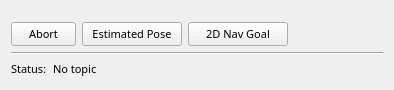
<?xml version="1.0" encoding="UTF-8"?>
<ui version="4.0">
 <class>move_base_config</class>
 <widget class="QWidget" name="move_base_config">
  <property name="geometry">
   <rect>
    <x>0</x>
    <y>0</y>
    <width>394</width>
    <height>90</height>
   </rect>
  </property>
  <property name="font">
   <font>
    <family>Sans Serif</family>
    <pointsize>8</pointsize>
   </font>
  </property>
  <property name="windowTitle">
   <string>Form</string>
  </property>
  <property name="styleSheet">
   <string notr="true"/>
  </property>
  <layout class="QVBoxLayout" name="verticalLayout">
   <item>
    <layout class="QHBoxLayout" name="horizontalLayout_1">
     <property name="topMargin">
      <number>11</number>
     </property>
     <item>
      <widget class="QPushButton" name="pushButtonAbort">
       <property name="minimumSize">
        <size>
         <width>65</width>
         <height>0</height>
        </size>
       </property>
       <property name="maximumSize">
        <size>
         <width>65</width>
         <height>16777215</height>
        </size>
       </property>
       <property name="toolTip">
        <string>&lt;html&gt;&lt;head/&gt;&lt;body&gt;&lt;p&gt;Abort [2D Nav Goal] execution&lt;/p&gt;&lt;/body&gt;&lt;/html&gt;</string>
       </property>
       <property name="text">
        <string>Abort</string>
       </property>
       <property name="icon">
        <iconset resource="../../mapviz/src/resources/icons.qrc">
         <normaloff>:/images/remove-icon-th.png</normaloff>:/images/remove-icon-th.png</iconset>
       </property>
      </widget>
     </item>
     <item>
      <widget class="QPushButton" name="pushButtonInitialPose">
       <property name="minimumSize">
        <size>
         <width>100</width>
         <height>0</height>
        </size>
       </property>
       <property name="maximumSize">
        <size>
         <width>110</width>
         <height>16777215</height>
        </size>
       </property>
       <property name="toolTip">
        <string>&lt;html&gt;&lt;head/&gt;&lt;body&gt;&lt;p&gt;Publish robot pose on topic [/initialpose]&lt;/p&gt;&lt;/body&gt;&lt;/html&gt;</string>
       </property>
       <property name="text">
        <string>Estimated Pose</string>
       </property>
       <property name="icon">
        <iconset resource="../../mapviz/src/resources/icons.qrc">
         <normaloff>:/images/green-arrow.png</normaloff>:/images/green-arrow.png</iconset>
       </property>
       <property name="checkable">
        <bool>true</bool>
       </property>
      </widget>
     </item>
     <item>
      <widget class="QPushButton" name="pushButtonGoalPose">
       <property name="minimumSize">
        <size>
         <width>100</width>
         <height>0</height>
        </size>
       </property>
       <property name="maximumSize">
        <size>
         <width>100</width>
         <height>16777215</height>
        </size>
       </property>
       <property name="toolTip">
        <string>&lt;html&gt;&lt;head/&gt;&lt;body&gt;&lt;p&gt;Send a goal to [move_base] action server&lt;/p&gt;&lt;/body&gt;&lt;/html&gt;</string>
       </property>
       <property name="text">
        <string>2D Nav Goal</string>
       </property>
       <property name="icon">
        <iconset resource="../../mapviz/src/resources/icons.qrc">
         <normaloff>:/images/green-arrow.png</normaloff>:/images/green-arrow.png</iconset>
       </property>
       <property name="checkable">
        <bool>true</bool>
       </property>
      </widget>
     </item>
     <item>
      <spacer name="horizontalSpacer">
       <property name="orientation">
        <enum>Qt::Horizontal</enum>
       </property>
       <property name="sizeHint" stdset="0">
        <size>
         <width>40</width>
         <height>20</height>
        </size>
       </property>
      </spacer>
     </item>
    </layout>
   </item>
   <item>
    <widget class="Line" name="line">
     <property name="orientation">
      <enum>Qt::Horizontal</enum>
     </property>
    </widget>
   </item>
   <item>
    <layout class="QHBoxLayout" name="horizontalLayout_2" stretch="0,1">
     <item>
      <widget class="QLabel" name="label_status">
       <property name="text">
        <string>Status:</string>
       </property>
      </widget>
     </item>
     <item>
      <widget class="QLabel" name="status">
       <property name="styleSheet">
        <string notr="true"/>
       </property>
       <property name="text">
        <string>No topic</string>
       </property>
       <property name="wordWrap">
        <bool>true</bool>
       </property>
      </widget>
     </item>
    </layout>
   </item>
   <item>
    <spacer name="verticalSpacer">
     <property name="orientation">
      <enum>Qt::Vertical</enum>
     </property>
     <property name="sizeHint" stdset="0">
      <size>
       <width>20</width>
       <height>40</height>
      </size>
     </property>
    </spacer>
   </item>
  </layout>
 </widget>
 <resources>
  <include location="../../mapviz/src/resources/icons.qrc"/>
 </resources>
 <connections/>
 <slots>
  <slot>SelectColor()</slot>
  <slot>SelectTopic()</slot>
  <slot>TopicEdited()</slot>
  <slot>PositionToleranceChanged(double)</slot>
  <slot>AngleToleranceChanged(double)</slot>
 </slots>
</ui>
